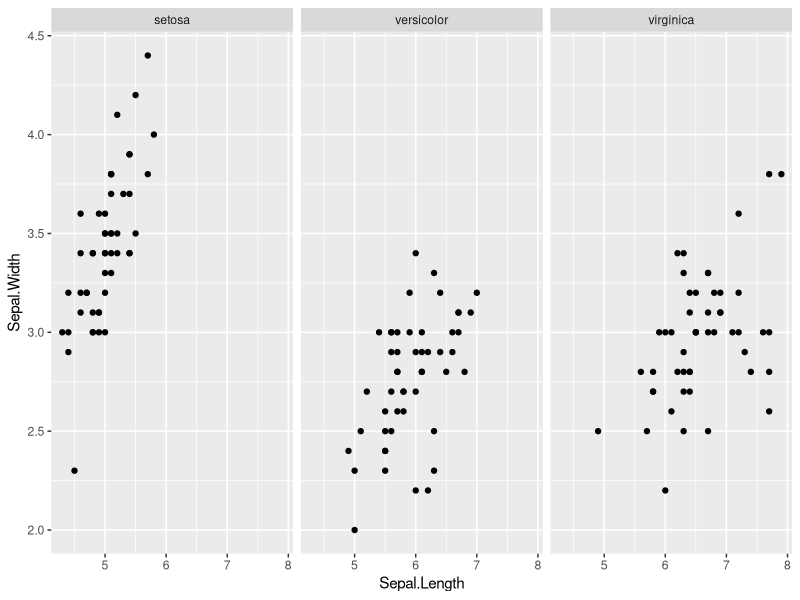
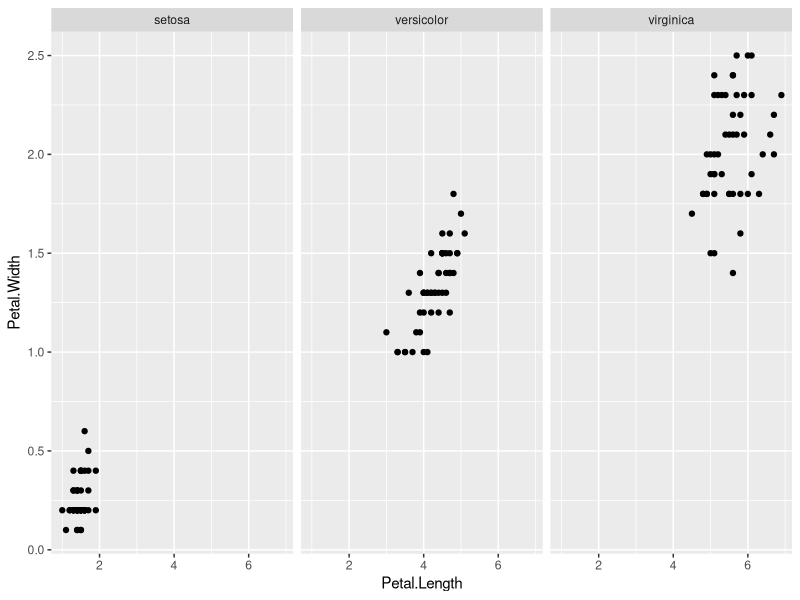

Here is the R script that generated these plots, in order:
library(tibble)
library(ggplot2)
library(utils)
library(dplyr)

data <- as_tibble(iris)

ggplot(data, aes(x=Sepal.Length,
                 y=Sepal.Width)) +
  geom_point() +
  facet_wrap(~Species)


ggplot(data, aes(x=Petal.Length,
                 y=Petal.Width)) +
  geom_point() +
  facet_wrap(~Species)